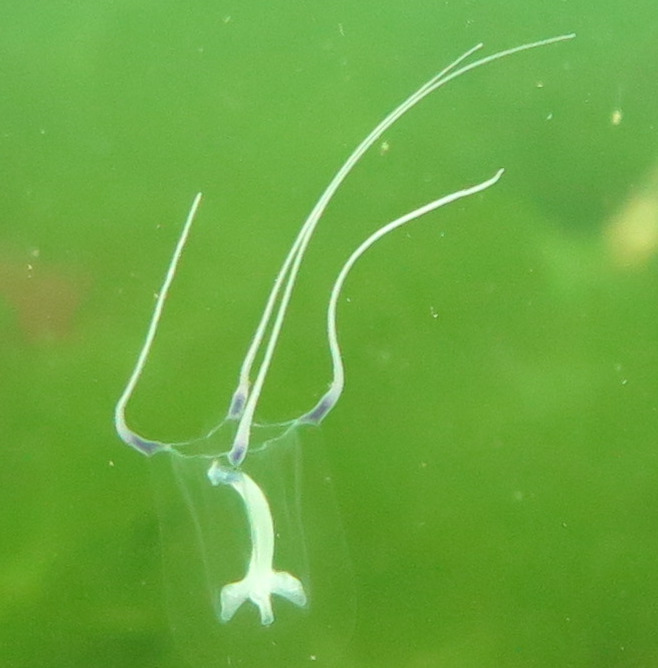
#> input picture practicas/img/1901xx.jpg, 658 x 668 px; the run also reads 1 picture not shown here
$ jupyter execute P2_Color.ipynb   (shell and % lines are left out)
#> lines starting #> are read from the running program, lines starting #| are printed output that depends on the picture
# Práctica 2: Color

## Instalación

Para esta guía práctica se utilizó Python 3, las bibliotecas Scipy y Numpy para operaciones básicas con matrices y carga de archivos de imágenes, MatplotLib para graficar los resultados, y Jupyter para generar este documento.

En Ubuntu, se puede instalar Python y el manejador de paquetes *pip* con `apt-get`:

```
sudo apt-get install python3 python3-pip
```

Luego se pueden instalar las dependencias con pip, usando el archivo de dependencias incluido:

```
sudo -H pip install -r requirements.txt
```

Finalmente, se puede arrancar una instancia de Jupyter y abrir el archivo .ipynb adjunto:

```
$ jupyter notebook
```

## Inicialización

[cell 1]
import numpy as np
import matplotlib.pyplot as plt
from imageio import imread

[cell 2]
L = 256

[cell 3]
X = np.arange(L)

# Algunas experimentaciones con RGB y HSI

## Histograma de cada canal RGB

[cell 4]
img = imread('img/1901xx.jpg')
#> img is the input picture: shape (668, 658, 3); mean R, G, B 106.7, 167.6, 61.7
plt.imshow(img)

Se importan funciones de la práctica 1 para generar el histograma de un canal:

[cell 5]
def freq(img):
    '''Calcula la frecuencia de cada nivel del gris de la imagen'''
    freq = np.zeros(L)
    for x in np.nditer(img):
        freq[x] += 1
    return freq

def histogram(img):
    '''Devuelve el histograma normalizado de la imagen'''
    hist = freq(img)
    # Divide todos los valores por el tamaño de la imagen
    # para obtener la frecuencia relativa
    w, h = img.shape
    return hist / (w * h)

Se extraen los canales RGB (rojo, verde y azul) en 3 matrices y se grafican sus histogramas

[cell 6]
red, green, blue = img[:,:,0], img[:,:,1], img[:,:,2]
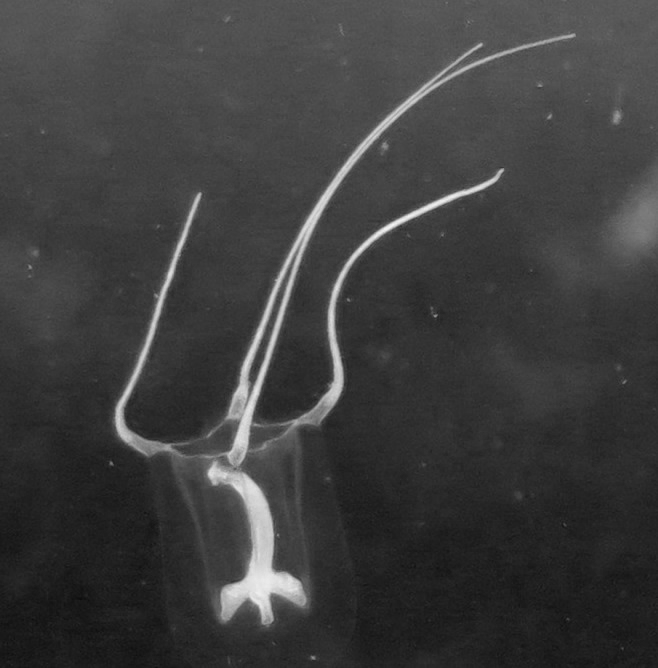
#> blue: shape (668, 658); min 12, max 245, mean 61.7

[cell 7]
fig, ((r, rh), (g, gh), (b, bh)) = plt.subplots(3, 2)
fig.set_figwidth(8)
fig.set_figheight(12)

r.imshow(red, cmap=plt.cm.gray, vmin=0, vmax=L-1)
rh.plot(X, histogram(red))
#> the loop in freq, `for x in np.nditer(img):` made 439544 passes
#> x on passes 1 to 3: 113, 112, 111
#> after the loop in freq, `for x in np.nditer(img):`: freq = 256 values, max 21882 at index 110, min 0 at index 0, mean 1717
#> in histogram, `hist = freq(img)`: hist has the same summary as freq in freq
g.imshow(green, cmap=plt.cm.gray, vmin=0, vmax=L-1)
gh.plot(X, histogram(green))
#> the loop in freq (call 2), `for x in np.nditer(img):` made 439544 passes
#> x on passes 1 to 3: 183, 182, 181
b.imshow(blue, cmap=plt.cm.gray, vmin=0, vmax=L-1)
bh.plot(X, histogram(blue))
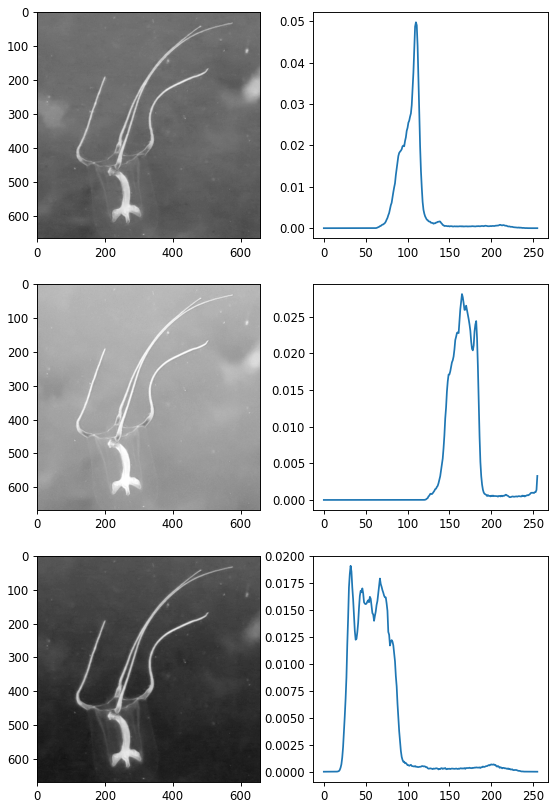
#> figure drawn by matplotlib, 6 panels; panel 2: curve peaks at x = 110, y = 0.0498; panel 4: curve peaks at x = 165, y = 0.0281; panel 6: curve peaks at x = 32, y = 0.0191

## Ecualización de cada canal

[cell 8]
def histogram_cdf(img):
    '''Calcula la suma acumulada del histograma'''
    hist = np.cumsum(freq(img))
    w, h = img.shape
    return hist / (w * h)

def histeq(img):
    '''Aplica ecualización de histograma estándar sobre una imagen'''

    # Calcula el histograma de la imagen original,
    # y su función de distribución acumulada.
    h = histogram(img)
    h_acum = histogram_cdf(img)

    # Busca el minimo en la acumulada
    s_min = h_acum.min()

    # Genera el nuevo histograma de distribución uniforme
    # [0, L-1] a partir de la acumulada original, y escalo
    # los valores para poder generar una nueva imagen con el
    # nuevo histograma.
    hist = np.floor(((h_acum - s_min) / (1 - s_min)) * (L - 1) + 0.5)
    t = np.vectorize(lambda x: hist[x], otypes=[np.uint8])

    return t(img)

Se ecualiza cada canal por separado:

[cell 9]
red_eq = histeq(red)
#> in histeq, `h = histogram(img)`: h = 256 values, max 0.0498 at index 110, min 0 at index 0, mean 0.00391
#> in histogram_cdf, `hist = np.cumsum(freq(img))`: hist = 256 values from 0 to 439544
#> in histeq, `h_acum = histogram_cdf(img)`: h_acum = 256 values from 0 to 1
#> in histeq, `s_min = h_acum.min()`: s_min = 0
#> in histeq, `hist = np.floor(((h_acum - s_min) / (1 - s_min)) * (L - 1) + 0.5)`: hist = 256 values from 0 to 255
green_eq = histeq(green)
#> in histeq (call 2), `h = histogram(img)`: h = 256 values, max 0.0281 at index 165, min 0 at index 0, mean 0.00391
#> in histeq (call 2), `return t(img)`:
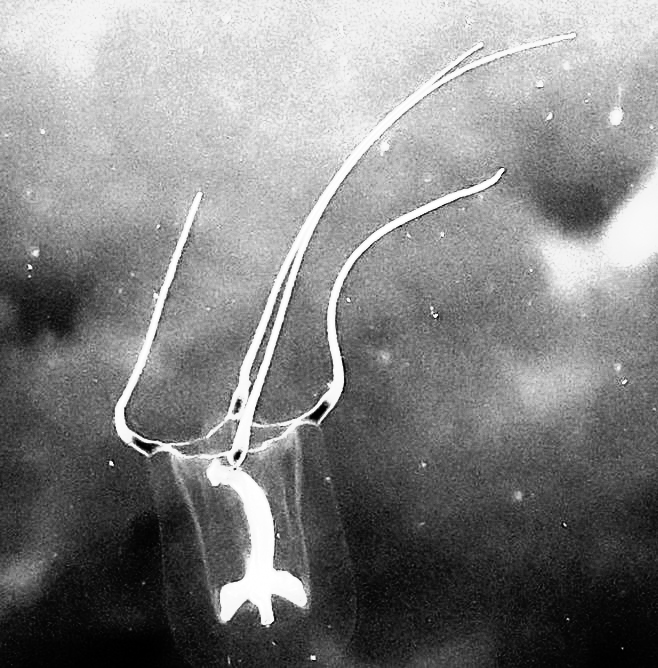
#> returned value: shape (668, 658); min 0, max 255, mean 130.1
blue_eq = histeq(blue)

[cell 10]
fig, ((r, req), (g, geq), (b, beq)) = plt.subplots(3, 2)
fig.set_figwidth(8)
fig.set_figheight(12)

r.imshow(red, cmap=plt.cm.gray, vmin=0, vmax=L-1)
req.imshow(red_eq, cmap=plt.cm.gray, vmin=0, vmax=L-1)

g.imshow(green, cmap=plt.cm.gray, vmin=0, vmax=L-1)
geq.imshow(green_eq, cmap=plt.cm.gray, vmin=0, vmax=L-1)

b.imshow(blue, cmap=plt.cm.gray, vmin=0, vmax=L-1)
beq.imshow(blue_eq, cmap=plt.cm.gray, vmin=0, vmax=L-1)

Se juntan los 3 canales en una sola imagen RGB de nuevo, para poder graficarla a color.

[cell 11]
img_eq = np.dstack((red_eq, green_eq, blue_eq))

[cell 12]
plt.imshow(img_eq, vmin=0, vmax=L-1)

Se puede apreciar que la ecualización deterioró bastante la tonalidad de la imagen.

## Conversión RGB a HSI

[cell 13]
def img_to_norm_rgb(img):
    '''Toma una imagen a color y devuelve cada canal RGB normalizado a 0-1'''
    norm_img = img / L
    return norm_img[:,:,0], norm_img[:,:,1], norm_img[:,:,2]

[cell 14]
def rgb_to_hsi(r, g, b):
    '''
    Conversión RGB a HSI

    Toma y retorna arreglos normalizados 0-1

    '''
    # Intensidad
    i = (r + g + b) / 3

    # Tono (hue) - al final normalizo el tono dividiendo por Pi
    num = 0.5 * ((r - g) + (r - b))
    den = np.sqrt(np.power(r - g, 2) + (r - b) * (g - b))
    # h es una función partida...
    h = np.select([b <= g, b > g], [np.arccos(num / den),
                                    2*np.pi - np.arccos(num / den)]) / (2*np.pi)

    # Saturación
    s = 1 - (3 / (r + g + b)) * np.array([r, g, b]).min(axis=0)

    return h, s, i

[cell 15]
# Normalizo los canales RGB a 0-1
r, g, b = img_to_norm_rgb(img)

# Convierto al espacio HSI
h, s, i = rgb_to_hsi(r, g, b)
#> in rgb_to_hsi, `s = 1 - (3 / (r + g + b)) * np.array([r, g, b]).min(axis=0)`:
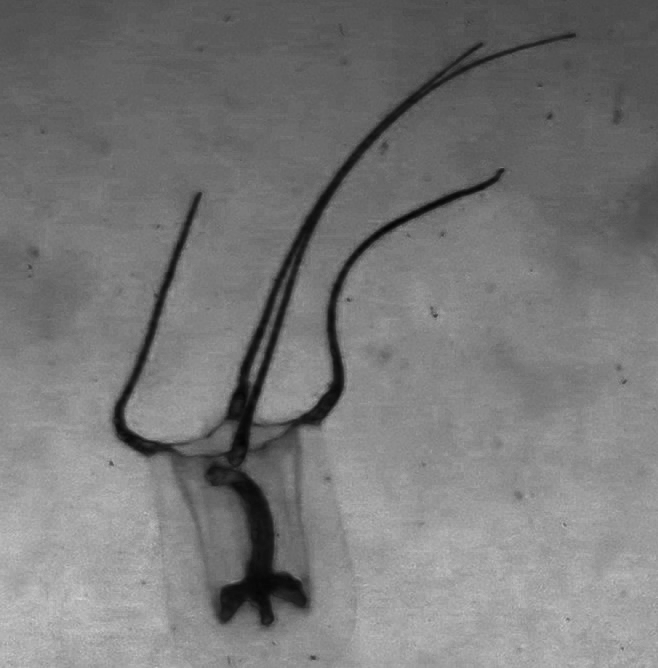
#> s: shape (668, 658) float64; min 0.0161, max 0.835, mean 0.474

[cell 16]
fig, (hfig, sfig, ifig) = plt.subplots(1, 3)
fig.set_figwidth(12)

hfig.imshow(h, cmap=plt.cm.gray, vmin=0, vmax=1)
sfig.imshow(s, cmap=plt.cm.gray, vmin=0, vmax=1)
ifig.imshow(i, cmap=plt.cm.gray, vmin=0, vmax=1)

## Ecualización de la intensidad, conversión de HSI a RGB

Teniendo la imagen separada en canales HSI, se puede trabajar sobre componentes de la imagen que están más asociados a cómo el ojo humano percibe los colores. Para aumentar el contraste, una opción es ecualizar el histograma del canal Intensidad.

[cell 17]
i_eq = histeq((i * L).astype(np.uint8))
plt.imshow(i_eq, cmap=plt.cm.gray, vmin=0, vmax=L-1)

Ahora para recomponer la imagen y mostrarla, se debe convertir el espacio HSI modificado al RGB de nuevo.

[cell 18]
def hsi_to_rgb(h, s, i):
    '''
    Conversión HSI a RGB

    Toma y retorna arreglos normalizados 0-1

    '''
    # Escala el hue de 0-1 a 0-2pi, y se queda con el resto módulo 2pi
    h = (h * 2*np.pi) % (2*np.pi)

    # Usa h % 2/3pi para trabajar en cada parte del cilindro HSI
    hp = h % ((2/3) * np.pi)
    x = i * (1 + (s * np.cos(hp) / np.cos(np.pi/3 - hp)))
    y = i * (1 - s)
    z = 3*i - (x + y)

    # Función partida según en qué region del cilindro está el hue
    res = np.select([
        np.logical_and(h >= 0, h < (2/3)*np.pi),
        np.logical_and(h >= (2/3)*np.pi, h < (4/3)*np.pi),
        np.logical_and(h >= (4/3)*np.pi, h < 2*np.pi)
    ], [(x, z, y), (y, x, z), (z, y, x)])

    return res

[cell 19]
def norm_rgb_to_img(norm_r, norm_g, norm_b):
    '''Devuelve una imagen RGB a partir de 3 matrices R, G, B normalizadas'''
    r = np.minimum(np.round(norm_r * L), L-1).astype(np.uint8)
    g = np.minimum(np.round(norm_g * L), L-1).astype(np.uint8)
    b = np.minimum(np.round(norm_b * L), L-1).astype(np.uint8)
    return np.dstack([r, g, b])

[cell 20]
nr, ng, nb = hsi_to_rgb(h, s, i_eq / L)
#> in hsi_to_rgb, `y = i * (1 - s)`:
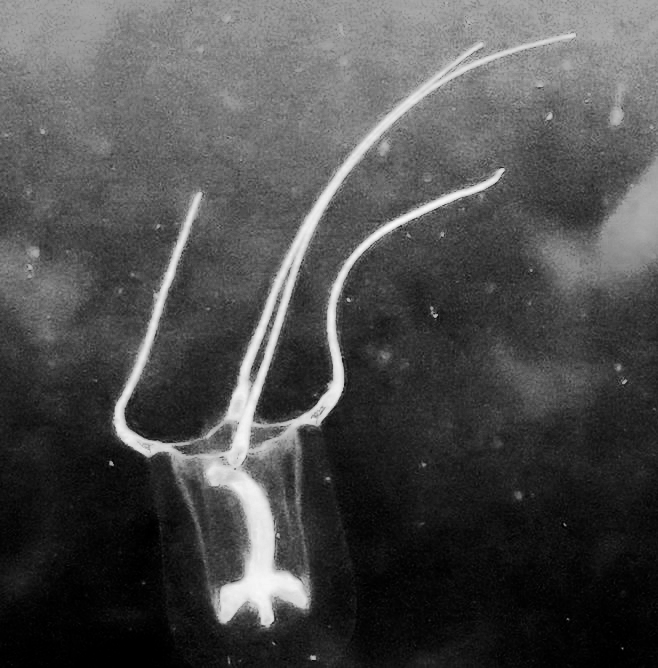
#> y: shape (668, 658) float64; min 0, max 0.98, mean 0.302
new_img = norm_rgb_to_img(nr, ng, nb)
#> in norm_rgb_to_img, `g = np.minimum(np.round(norm_g * L), L-1).astype(np.uint8)`:
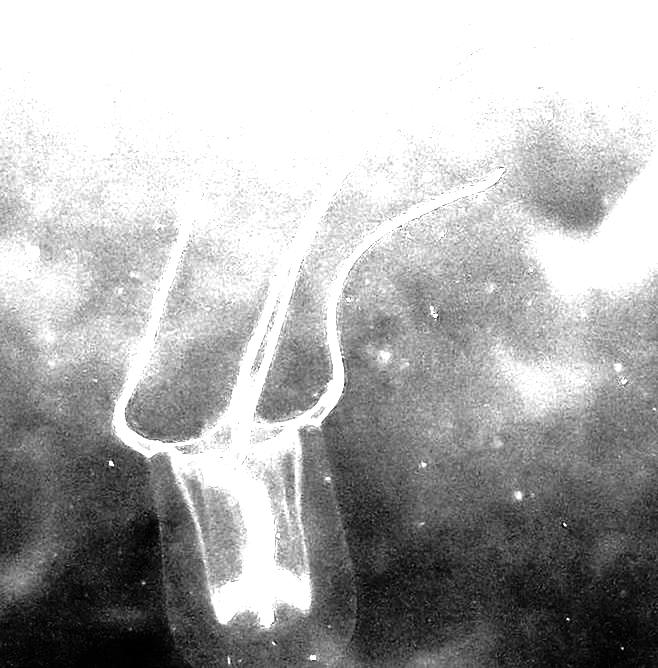
#> g: shape (668, 658); min 0, max 255, mean 174.4

[cell 21]
fig, (a, b) = plt.subplots(1, 2)
fig.set_figwidth(8)

a.imshow(img, vmin=0, vmax=L-1)
b.imshow(new_img, vmin=0, vmax=L-1)

Se puede observar que esta vez, el tono de la imagen y su saturación no se vieron afectados por la ecualización de la intensidad.

## Transformaciones puntuales sobre modelo HSI

De la misma manera en la que se ecualizó un canal del espacio HSI, se pueden aplicar transformaciones puntuales.

[cell 22]
def transform_hsi(img, func):
    '''
    Transforma los canales HSI de una imagen usando +func+

    +func+ es una funcion que recibe los 3 canales HSI,
    y debe devolver una tupla con los canales modificados.

    '''
    norm_img = img / L
    r, g, b = norm_img[:,:,0], norm_img[:,:,1], norm_img[:,:,2]
    h, s, i = rgb_to_hsi(r, g, b)
    th, ts, ti = func(h, s, i)
    tr, tg, tb = hsi_to_rgb(th, ts, ti)
    return norm_rgb_to_img(tr, tg, tb)

[cell 23]
def tr_log_intensity(img):
    return transform_hsi(img, lambda h, s, i: (h, s, np.log(i + 1)))
#> in transform_hsi, `th, ts, ti = func(h, s, i)`:
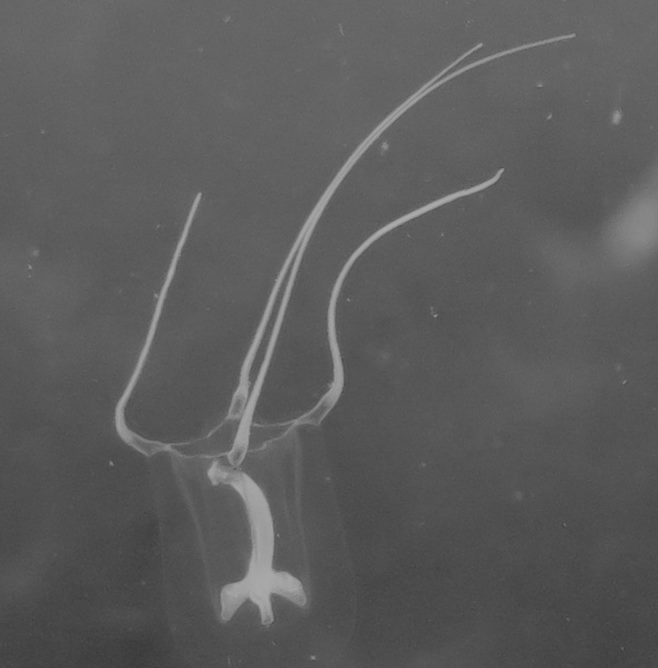
#> ti: shape (668, 658) float64; min 0.221, max 0.677, mean 0.361
#> in hsi_to_rgb (call 2), `z = 3*i - (x + y)`:
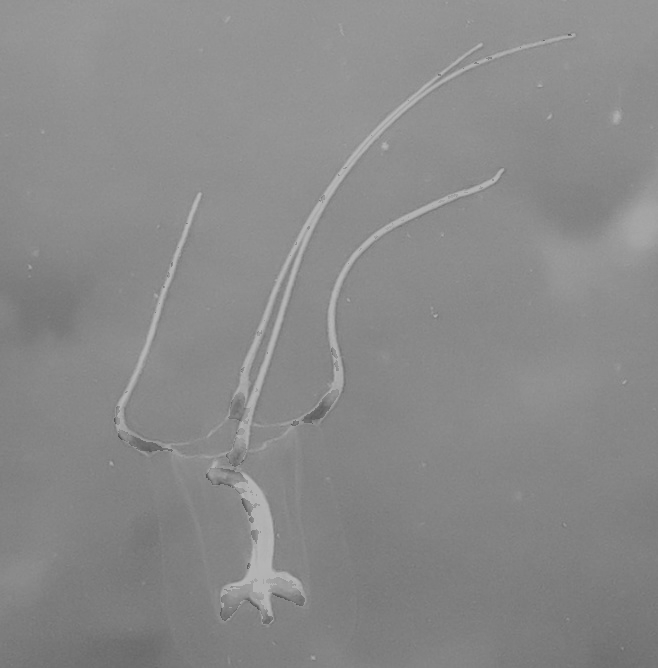
#> z: shape (668, 658) float64; min 0.304, max 0.724, mean 0.541
#> in norm_rgb_to_img (call 2), `return np.dstack([r, g, b])`:
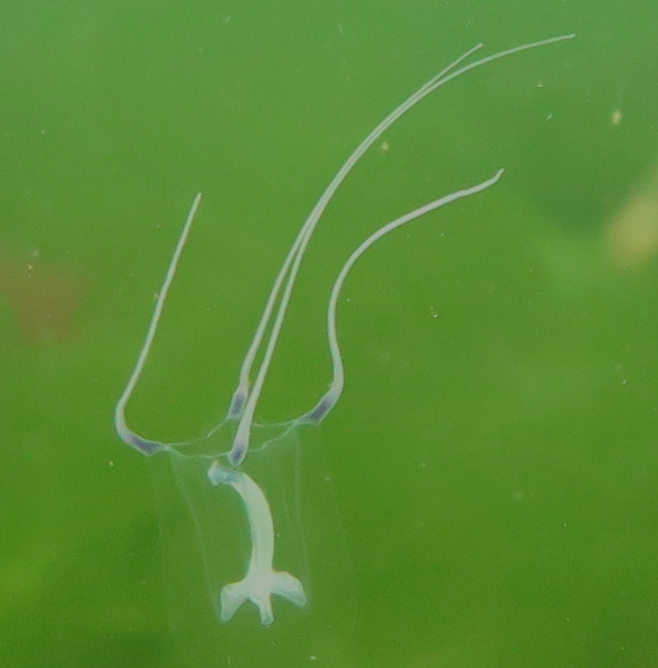
#> returned value: shape (668, 658, 3); mean of channels 0, 1, 2 88.1, 138.8, 50.5; drawn as R, G, B

[cell 24]
fig, (a, b) = plt.subplots(1, 2)
fig.set_figwidth(8)

a.imshow(img, vmin=0, vmax=L-1)
b.imshow(tr_log_intensity(img), vmin=0, vmax=L-1)

# Ejercicios práctica 2

Observación: Al convertir a HSI, nos quedan los valores H,S,I periódicos (de 0 a 1)

## 1a. Realce de saturación

[cell 25]
def tr_mult_saturation(img, factor):
    return transform_hsi(img, lambda h, s, i: (h, np.clip(s * factor, 0, 1), i))

[cell 26]
sat_15 = tr_mult_saturation(img, 1.5)
#> in transform_hsi (call 2), `th, ts, ti = func(h, s, i)`:
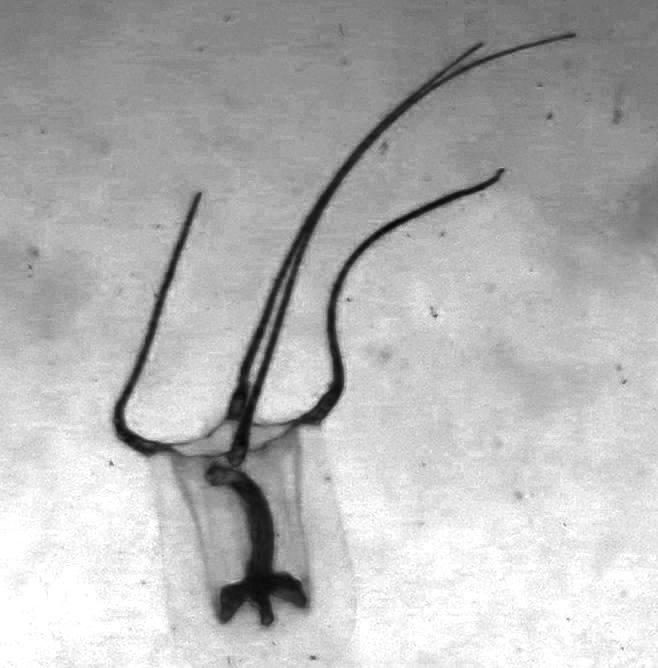
#> ts: shape (668, 658) float64; min 0.0242, max 1, mean 0.71
sat_05 = tr_mult_saturation(img, 0.5)
sat_025 = tr_mult_saturation(img, 0.25)

[cell 27]
fig, ((a, b), (c, d)) = plt.subplots(2, 2)
fig.set_figwidth(8)
fig.set_figheight(8)


a.set_title("Imagen Original")
a.imshow(img, vmin=0, vmax=L-1)

b.imshow(sat_15, vmin=0, vmax=L-1)
b.set_title("Imagen con saturación *1.5")

c.imshow(sat_05, vmin=0, vmax=L-1)
c.set_title("Imagen con saturación *0.5")

d.imshow(sat_025, vmin=0, vmax=L-1)
d.set_title("Imagen con saturación *0.25")

En la figura se puede observar que al multiplicar por un $c > 1$ la intensidad aumenta, y con un $c < 1$ baja, a tal punto que si $c = 0$, la imagen termina perdiendo todo valor de color.

## 1b. Aplicando transformaciones a la saturación

### Transformaciones lineales

[cell 28]
def transform_hsi(img, func):
    '''
    Transforma los canales HSI de una imagen usando +func+

    +func+ es una funcion que recibe los 3 canales HSI,
    y debe devolver una tupla con los canales modificados.

    '''
    norm_img = img / L
    r, g, b = norm_img[:,:,0], norm_img[:,:,1], norm_img[:,:,2]
    h, s, i = rgb_to_hsi(r, g, b)
    th, ts, ti = func(h, s, i)
    tr, tg, tb = hsi_to_rgb(th, ts, ti)
    return norm_rgb_to_img(tr, tg, tb)

[cell 29]
def tr_linear_transformation_saturation(img, factor_a, factor_b):
    return transform_hsi(img, lambda h, s, i: (h, np.clip(s * factor_a + factor_b, 0, 1), i))

[cell 30]
sat_2_0 = tr_linear_transformation_saturation(img, 2, 0)
sat_2_10 = tr_linear_transformation_saturation(img, 2, 10)
sat_4_0 = tr_linear_transformation_saturation(img, 4, 0)
sat_4_10 = tr_linear_transformation_saturation(img, 4, 10)
sat_1_10 = tr_linear_transformation_saturation(img, 1, 10)

[cell 31]
fig, ((a,b), (c, d), (e, f)) = plt.subplots(3, 2)
fig.subplots_adjust(hspace=.5)
fig.set_figwidth(8)
fig.set_figheight(8)


a.set_title("Imagen Original")
a.imshow(img, vmin=0, vmax=L-1)

b.set_title("Aplicando f(x) = x +10")
b.imshow(sat_1_10, vmin=0, vmax=L-1)

c.imshow(sat_2_0, vmin=0, vmax=L-1)
c.set_title("Aplicando f(x) = 2*x")

d.imshow(sat_2_10, vmin=0, vmax=L-1)
d.set_title("Aplicando f(x) = 2*x + 10")

e.imshow(sat_4_0, vmin=0, vmax=L-1)
e.set_title("Aplicando f(x) = 4*x")

f.imshow(sat_4_10, vmin=0, vmax=L-1)
f.set_title("Aplicando f(x) = 4*x + 10")

### Transformaciones no lineales

[cell 32]
def tr_non_linear_transformation_saturation(img, factor_a):
    return transform_hsi(img, lambda h, s, i: (h, np.clip(pow(s, factor_a), 0, 1), i))

[cell 33]
sat_2 = tr_non_linear_transformation_saturation(img, 2)
sat_3 = tr_non_linear_transformation_saturation(img, 3)
sat_02 = tr_non_linear_transformation_saturation(img, 0.2)
sat_04 = tr_non_linear_transformation_saturation(img, 0.4)
sat_06 = tr_non_linear_transformation_saturation(img, 0.6)

[cell 34]
fig, ((a,b,c),(d,e,f)) = plt.subplots(2, 3)
fig.subplots_adjust(wspace=.5)
fig.subplots_adjust(hspace=.05)
fig.set_figwidth(12)
fig.set_figheight(12)

a.imshow(img, vmin=0, vmax=L-1)
a.set_title("Imagen Original")

b.imshow(sat_2, vmin=0, vmax=L-1)
b.set_title("Aplicando f(x) = x^2")

c.imshow(sat_3, vmin=0, vmax=L-1)
c.set_title("Aplicando f(x) = x^3")

d.imshow(sat_02, vmin=0, vmax=L-1)
d.set_title("Aplicando f(x) = x^0.2")

e.imshow(sat_04, vmin=0, vmax=L-1)
e.set_title("Aplicando f(x) = x^0.4")

f.imshow(sat_06, vmin=0, vmax=L-1)
f.set_title("Aplicando f(x) = x^0.6")

## 2. Alteración del tono (Hue)

[cell 35]
def tr_increment_hue(img, inc):
    return transform_hsi(img, lambda h, s, i: ((h + inc), s, i))

[cell 36]
fig, ((a, b, c), (d, e, f)) = plt.subplots(2, 3)
fig.set_figwidth(12)
fig.set_figheight(8)

a.imshow(img, vmin=0, vmax=L-1)
a.set_title("Imagen Original")

b.imshow(tr_increment_hue(img, 0.1), vmin=0, vmax=L-1)
b.set_title("Tono * 0.1")

c.imshow(tr_increment_hue(img, 0.35), vmin=0, vmax=L-1)
c.set_title("Tono * 0.35")

d.imshow(tr_increment_hue(img, 0.75), vmin=0, vmax=L-1)
d.set_title("Tono * 0.75")

e.imshow(tr_increment_hue(img, 0.9), vmin=0, vmax=L-1)
